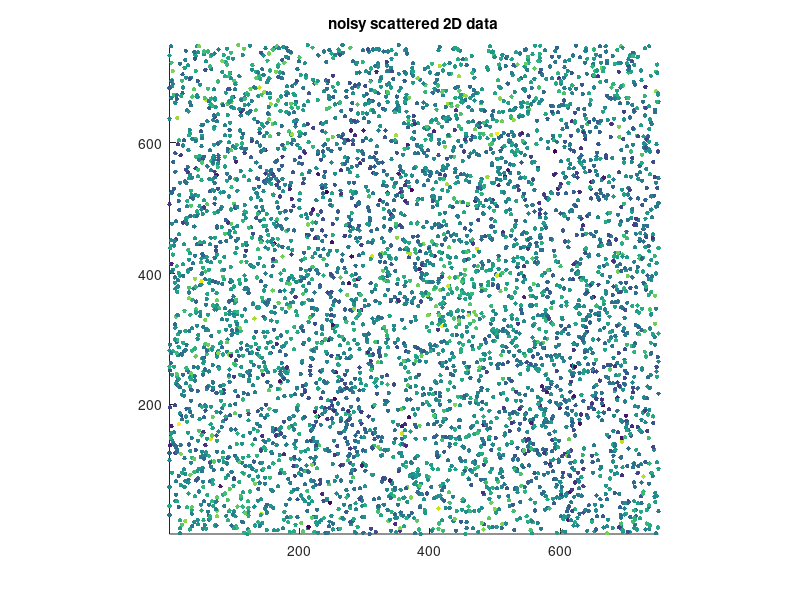

Write MATLAB code to recreate this figure. (Note: this script raises an error after producing the figure.)
%% |scatstat2| documentation 
% The |scatstat2| function returns statistical values of all points within a given 
% radius of each value. This is similar to taking a moving mean, but 
% points do not need to be equally spaced.
% 
% See also <scatstat1_documentation.html |scatstat1|>. 
% 
% <CDT_Contents.html Back to Climate Data Tools Contents>.
%% Syntax 
% 
%  zbar = scatstat2(x,y,z,radius)
%  zbar = scatstat2(x,y,z,radius,fun) 
%  ybar = scatstat1(...,options) 
% 
%% Description 
% 
% |zbar = scatstat2(x,y,z,radius)| returns the mean of all |z| values 
% within specified radius at each point (x,y).  
% 
% |zbar = scatstat2(x,y,z,radius,fun)| applies any function fun to |z|
% values, default |fun| is |@mean|, but it could be anything you want, 
% even your own anonymous function. 
% 
% |zbar = scatstat2(...,options)| allows any options that the function
% accepts. For example, 'omitnan'. 
% 
%% Example: Local median 
% Consider this noisy data set of 5000 scattered points:

N = 5000; 
x = randi(750,N,1); 
y = randi(750,N,1);

% z contains *real* structure, plus lots of noise:
z = sind(x) + cosd(y) + 3*randn(size(x));  

scatter(x,y,10,z,'filled') 
axis image 
title 'noisy scattered 2D data'

%% 
% It almost looks like there's nothing there but noise. Filter out the 
% high-frequency noise by taking the local median within a 75 unit radius: 

z_median = scatstat2(x,y,z,75,@median); 

scatter(x,y,10,z_median,'filled') 
axis image 
title 'local median' 

%% Author info: 
% This function was written by <http://www.chadagreene.com Chad A. Greene> of the University 
% of Texas at Austin's Institute for Geophysics (UTIG), June 2016. 
